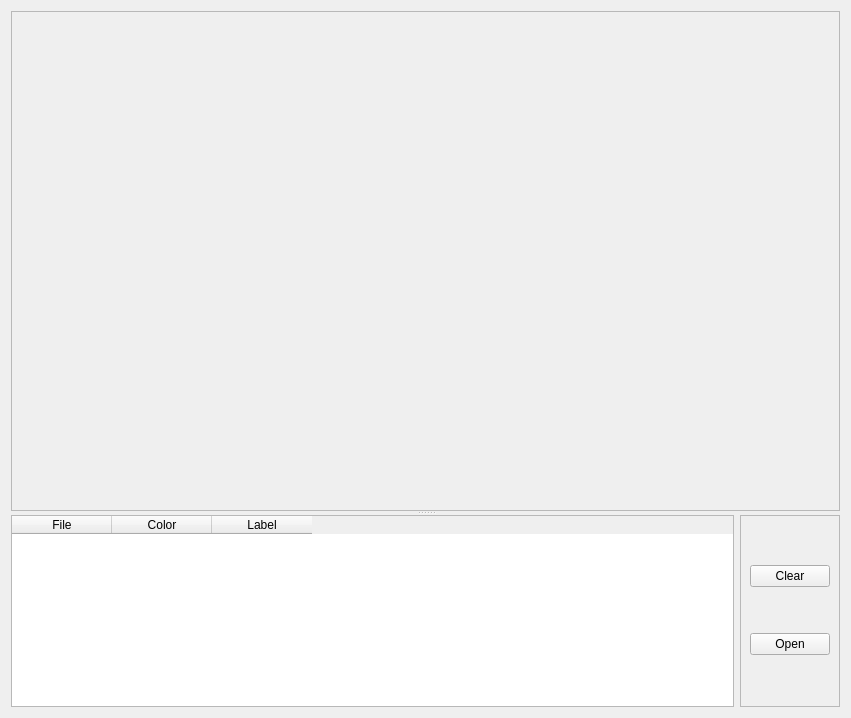
<?xml version="1.0" encoding="UTF-8"?>
<ui version="4.0">
 <class>Form</class>
 <widget class="QWidget" name="Form">
  <property name="geometry">
   <rect>
    <x>0</x>
    <y>0</y>
    <width>851</width>
    <height>718</height>
   </rect>
  </property>
  <property name="windowTitle">
   <string>Form</string>
  </property>
  <layout class="QVBoxLayout" name="verticalLayout">
   <item>
    <widget class="QSplitter" name="splitter">
     <property name="orientation">
      <enum>Qt::Vertical</enum>
     </property>
     <widget class="QFrame" name="frame_7">
      <property name="sizePolicy">
       <sizepolicy hsizetype="Preferred" vsizetype="Preferred">
        <horstretch>0</horstretch>
        <verstretch>2</verstretch>
       </sizepolicy>
      </property>
      <property name="frameShape">
       <enum>QFrame::StyledPanel</enum>
      </property>
      <property name="frameShadow">
       <enum>QFrame::Sunken</enum>
      </property>
      <layout class="QVBoxLayout" name="verticalLayout_6">
       <item>
        <widget class="MPLWidget" name="comparePlot" native="true"/>
       </item>
      </layout>
     </widget>
     <widget class="QWidget" name="widget_6" native="true">
      <property name="sizePolicy">
       <sizepolicy hsizetype="Preferred" vsizetype="Preferred">
        <horstretch>0</horstretch>
        <verstretch>0</verstretch>
       </sizepolicy>
      </property>
      <layout class="QHBoxLayout" name="horizontalLayout_15">
       <item>
        <widget class="QTableWidget" name="compareList">
         <property name="selectionMode">
          <enum>QAbstractItemView::NoSelection</enum>
         </property>
         <property name="selectionBehavior">
          <enum>QAbstractItemView::SelectItems</enum>
         </property>
         <column>
          <property name="text">
           <string>File</string>
          </property>
         </column>
         <column>
          <property name="text">
           <string>Color</string>
          </property>
         </column>
         <column>
          <property name="text">
           <string>Label</string>
          </property>
         </column>
        </widget>
       </item>
       <item>
        <widget class="QFrame" name="frame_8">
         <property name="frameShape">
          <enum>QFrame::StyledPanel</enum>
         </property>
         <property name="frameShadow">
          <enum>QFrame::Raised</enum>
         </property>
         <layout class="QVBoxLayout" name="verticalLayout_10">
          <item>
           <widget class="QPushButton" name="pushButton">
            <property name="text">
             <string>Clear</string>
            </property>
           </widget>
          </item>
          <item>
           <widget class="QPushButton" name="pushButton_2">
            <property name="text">
             <string>Open</string>
            </property>
           </widget>
          </item>
         </layout>
        </widget>
       </item>
      </layout>
     </widget>
    </widget>
   </item>
  </layout>
 </widget>
 <customwidgets>
  <customwidget>
   <class>MPLWidget</class>
   <extends>QWidget</extends>
   <header location="global">mplwidget.h</header>
   <container>1</container>
  </customwidget>
 </customwidgets>
 <tabstops>
  <tabstop>compareList</tabstop>
  <tabstop>pushButton_2</tabstop>
  <tabstop>pushButton</tabstop>
 </tabstops>
 <resources/>
 <connections>
  <connection>
   <sender>pushButton_2</sender>
   <signal>pressed()</signal>
   <receiver>Form</receiver>
   <slot>open_file()</slot>
   <hints>
    <hint type="sourcelabel">
     <x>807</x>
     <y>645</y>
    </hint>
    <hint type="destinationlabel">
     <x>851</x>
     <y>638</y>
    </hint>
   </hints>
  </connection>
  <connection>
   <sender>pushButton</sender>
   <signal>pressed()</signal>
   <receiver>Form</receiver>
   <slot>clear_plot()</slot>
   <hints>
    <hint type="sourcelabel">
     <x>812</x>
     <y>578</y>
    </hint>
    <hint type="destinationlabel">
     <x>849</x>
     <y>575</y>
    </hint>
   </hints>
  </connection>
  <connection>
   <sender>compareList</sender>
   <signal>itemChanged(QTableWidgetItem*)</signal>
   <receiver>Form</receiver>
   <slot>draw()</slot>
   <hints>
    <hint type="sourcelabel">
     <x>295</x>
     <y>601</y>
    </hint>
    <hint type="destinationlabel">
     <x>673</x>
     <y>717</y>
    </hint>
   </hints>
  </connection>
  <connection>
   <sender>compareList</sender>
   <signal>cellDoubleClicked(int,int)</signal>
   <receiver>Form</receiver>
   <slot>edit_cell(int,int)</slot>
   <hints>
    <hint type="sourcelabel">
     <x>141</x>
     <y>661</y>
    </hint>
    <hint type="destinationlabel">
     <x>163</x>
     <y>716</y>
    </hint>
   </hints>
  </connection>
 </connections>
 <slots>
  <slot>open_file()</slot>
  <slot>clear_plot()</slot>
  <slot>draw()</slot>
  <slot>edit_cell(int,int)</slot>
 </slots>
</ui>
